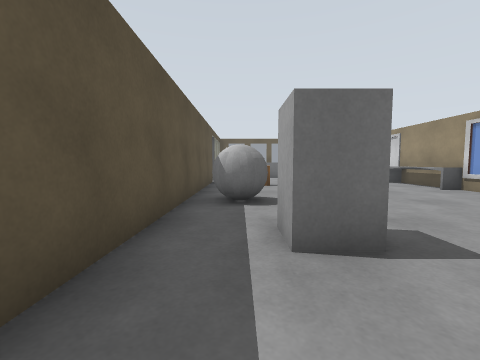
View 1 (above)

16 first-person views from a walk through a Gazebo world. The camera is 0.94 m above the floor, tilts 4° down and sees 90° across. The floor is counted in squares, 1 m on a side. Each view is taken from the middle of a square. On the plan, view 1 faces up. The plan holds only what a view shows up to about 10 squares ahead; the rest is blank. Simple patterns stand in for the simulator's built-in surfaces. Some surface patterns are stand-ins.

View 2
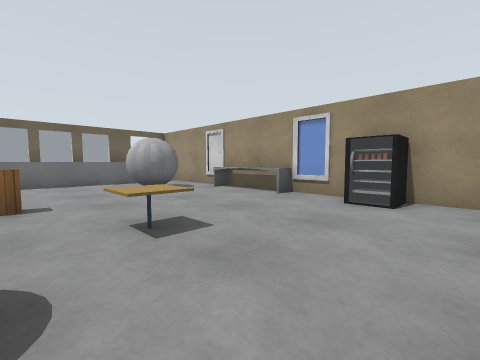

View 3
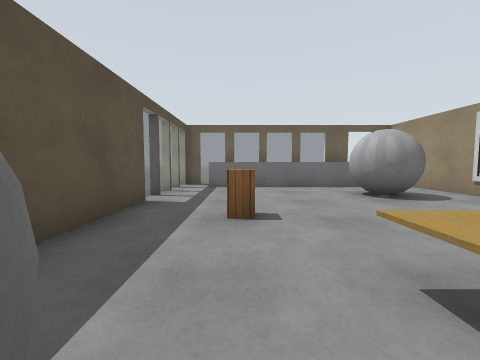

View 4
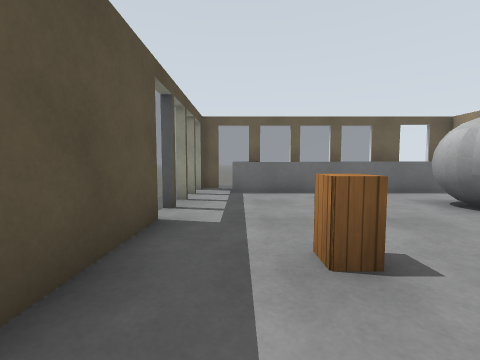

View 5
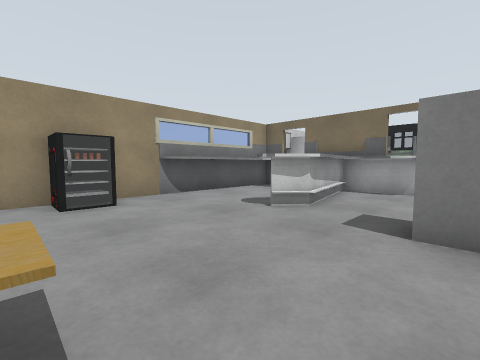

View 6
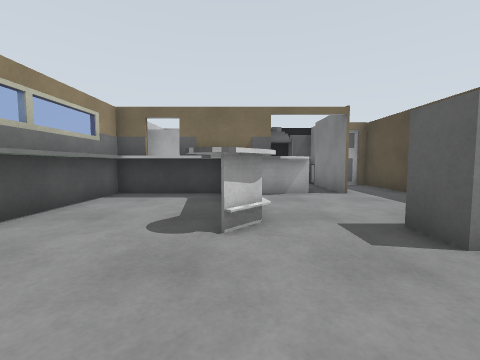

View 7
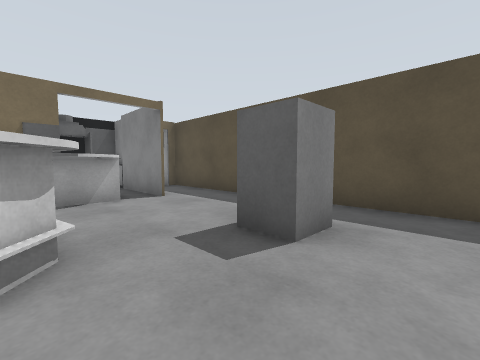

View 8
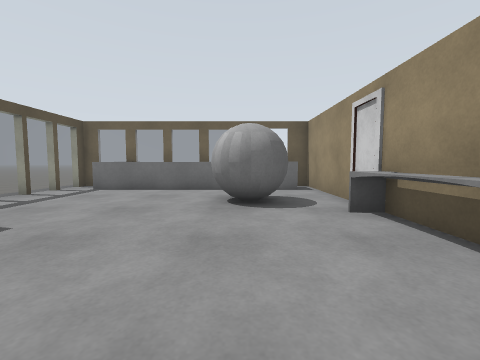

View 9
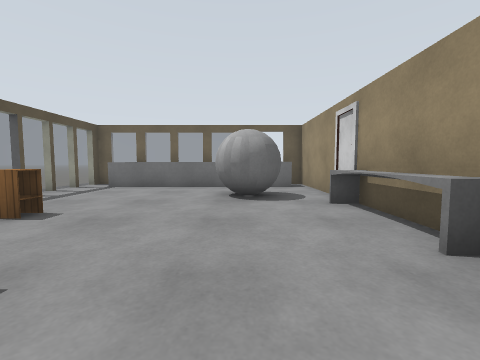

View 10
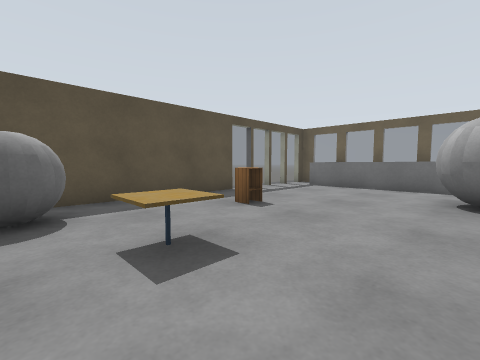

View 11
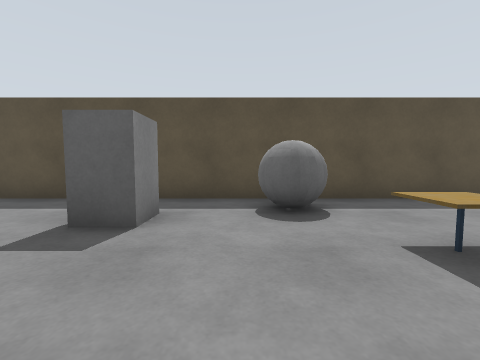

View 12
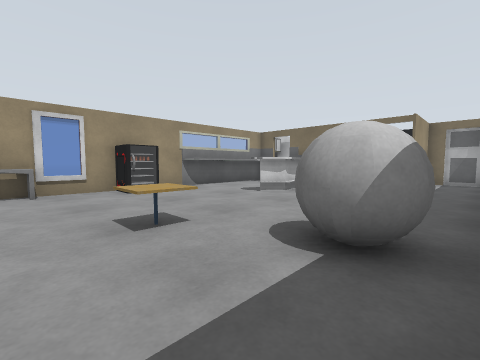

View 13
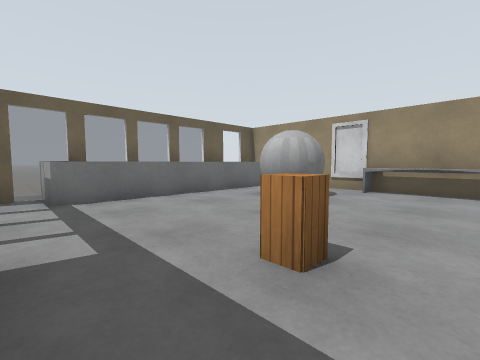

View 14
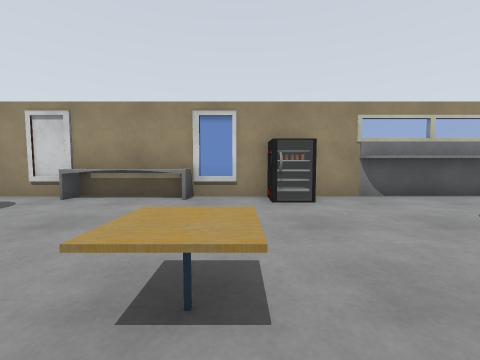

View 15
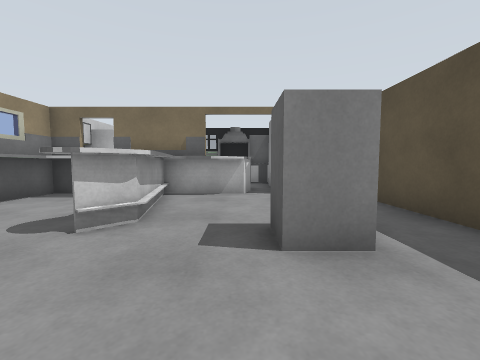

View 16
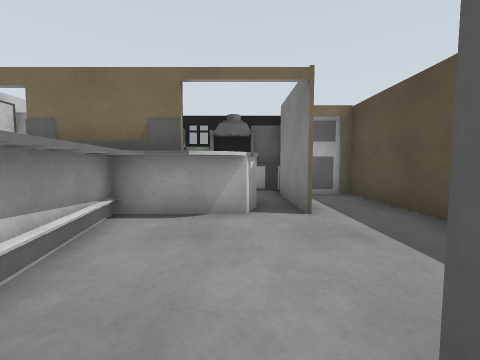

### Floor plan
Points are (right, up) in squares from view 1. A wall is a line through its corners. A room is listed if a view was taken in it or the views show most of it. See-through windows are left out.
Room 1 (views 1, 2, 3, 4, 5, 6, 7, 8, 9, 10, 11, 12, 13, 14, 15, 16)
walls: (6.8, 5.5) (7.1, 6.1); (6.7, 5.3) (7.5, 5.3) (7.5, 6.1); (6.7, 5.2) (6.7, 6.2); (6.9, 5.2) (6.9, 6.2); (7.8, 5.2) (6.9, 5.2) (6.8, 6.2) (7.8, 6.2); (-1.4, 12) (-1.4, -4.4) (-0.1, -4.4); (3.8, -0.7) (3.4, 2.2) (4.1, 3); (2.6, -0.9) (3.6, -0.9); (3.7, 16.9) (3.2, 16.9); (2.2, 16.9) (1.7, 16.9); (0.9, 16.9) (0.4, 16.9); (5.5, 16.9) (4.7, 16.9); (7.1, -0.4) (7.1, 3); (-0.8, 16.9) (-1.4, 16.9) (-1.4, 16.4); (1.6, -2.2) (1.9, -1.4) (7.8, -1.4) (7.8, 16.9) (6.9, 16.9); (0.7, -3.5) (0.7, -1.8)
low walls: (7.9, 8.4) (7.1, 8.4) (7.1, 11.6); (5, -0.4) (7.1, -0.4); (4.4, -1.5) (3.6, 2.2) (4.2, 2.9)
objects: grey ball (0, 6) to (0, 7); grey box (0, 16) to (7, 17); grey cylinder (0, 17) to (0, 18); grey box (1, 3); cabinet (1, 10); cafe table (2, 7) to (3, 8); grey ball (5, 12) to (6, 14)

Where each view was taken, in squares from view 1:
view 1: 0 up, 0 right, facing up
view 2: 4 up, 1 right, facing up-right
view 3: 6 up, 1 right, facing up
view 4: 8 up, 0 right, facing up
view 5: 7 up, 1 right, facing down-right
view 6: 6 up, 4 right, facing down
view 7: 5 up, 4 right, facing down-left
view 8: 7 up, 5 right, facing up
view 9: 6 up, 5 right, facing up
view 10: 6 up, 5 right, facing up-left
view 11: 5 up, 5 right, facing left
view 12: 9 up, 1 left, facing down-right
view 13: 9 up, 1 left, facing up-right
view 14: 7 up, 1 right, facing right
view 15: 6 up, 2 right, facing down
view 16: 3 up, 2 right, facing down
